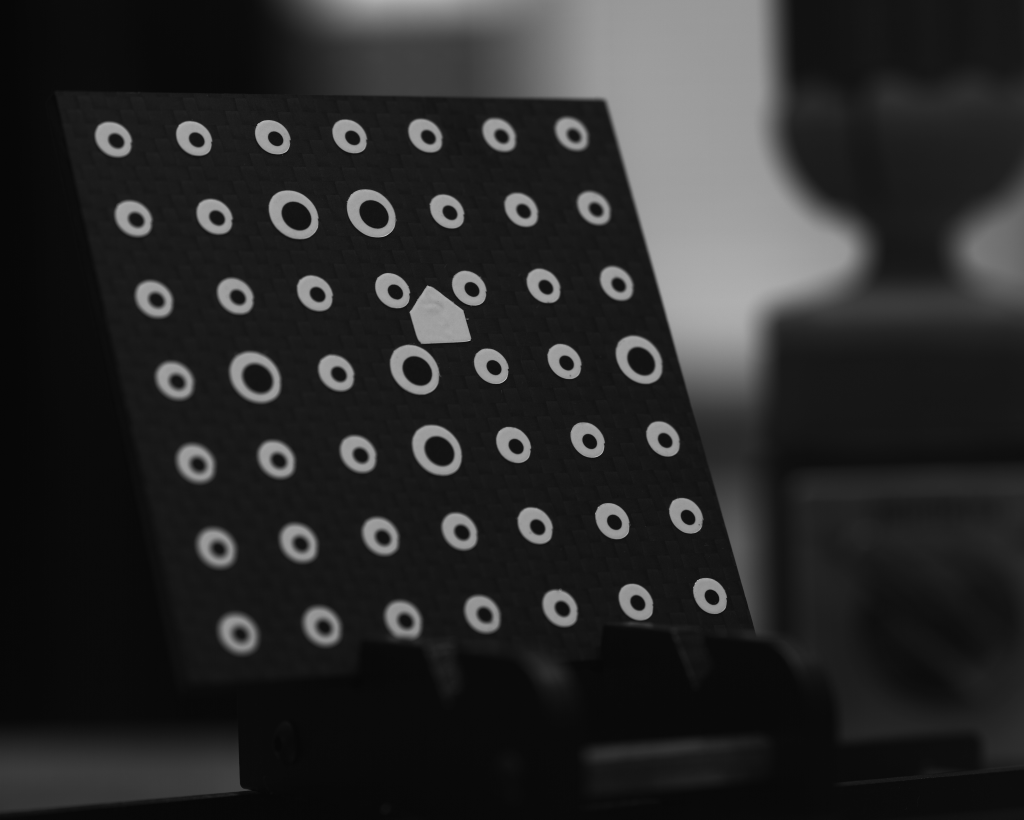
#> input picture data/calibrate/imgs/leftcamera/Cam2_2.jpg, 5120 x 4096 px (shown at 1/5 size)
$ jupyter execute annotation_calibration.ipynb   (older library calls are emulated)
#> lines starting #> are read from the running program, lines starting #| are printed output that depends on the picture; long printed decimals are rounded
[cell 1]
import cv2
import csv
import numpy as np

[cell 2]
def read_points_from_csv(file_path):
#> called with file_path = 'img2_pair.csv'
    points1 = []
    points2 = []

    with open(file_path, 'r') as file:
#> (reads notebooks/img2_pair.csv from the repository)
        reader = csv.reader(file)
        next(reader)

        for row in reader:

            x1, y1, x2, y2, _ = map(float, row)

            points1.append([x1, y1])
            points2.append([x2, y2])

    return np.array(points1, dtype=np.float32), np.array(points2, dtype=np.float32)


csv_file = 'img2_pair.csv'
right_points1, left_points2 = read_points_from_csv(csv_file)

print("Точки:\n", right_points1[0])

[cell 3]
BOARD_SIZE = (7,7)
SQUARE_SIZE = 9.6
objpoints = np.zeros((BOARD_SIZE[0]*BOARD_SIZE[1], 3), np.float32)
objpoints[:,:2] = np.mgrid[0:BOARD_SIZE[0], 0:BOARD_SIZE[1]].T.reshape(-1,2)
objpoints *= SQUARE_SIZE

[cell 4]
img_left = cv2.imread('../data/calibrate/imgs/leftcamera/Cam2_2.jpg',cv2.COLOR_BGR2GRAY)
#> img_left is the input picture: shape (4096, 5120); min 2, max 255, mean 41.7
img_right = cv2.imread('../data/calibrate/imgs/rightcamera/Cam1_2.jpg',cv2.COLOR_BGR2GRAY)
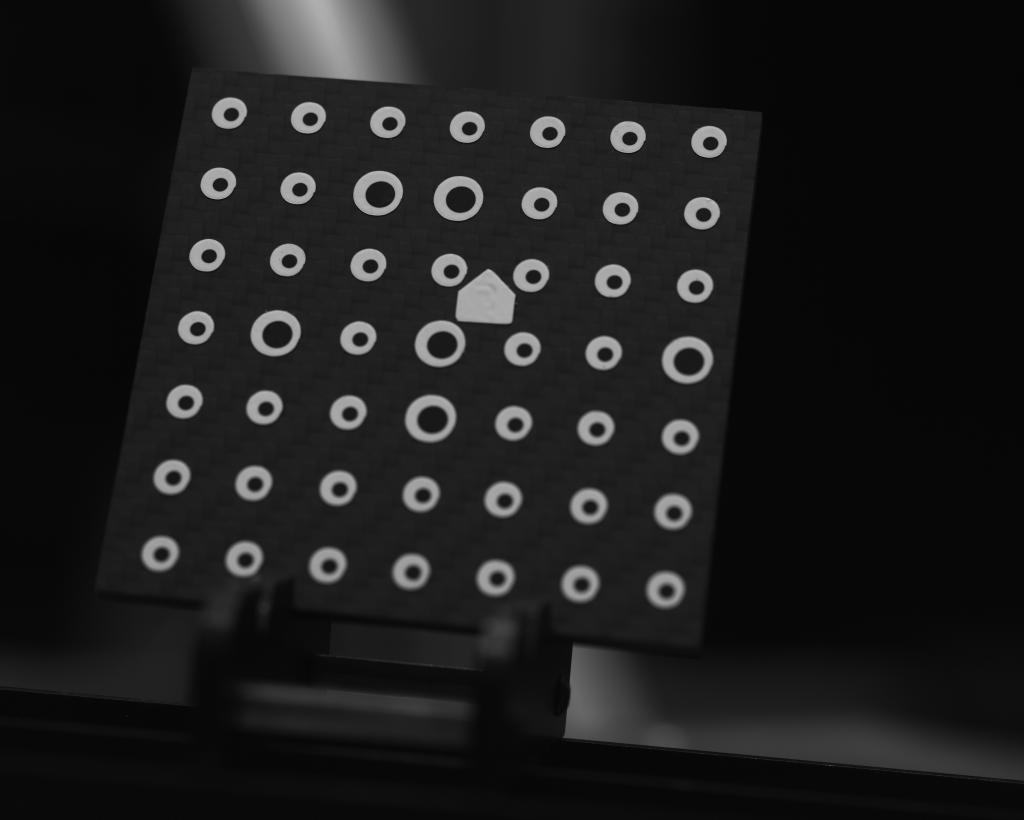
#> input picture data/calibrate/imgs/rightcamera/Cam1_2.jpg, 5120 x 4096 px (shown at 1/5 size)
#> img_right is the input picture: shape (4096, 5120); min 0, max 244, mean 28.5

height, width = img_right.shape[:2]
#> height = 4096; width = 5120

criteria = (cv2.TERM_CRITERIA_EPS + cv2.TERM_CRITERIA_MAX_ITER, 1000, 0.001)

right_points1 = cv2.cornerSubPix(img_right, right_points1, (4,4), (-1,-1), criteria)
#> right_points1 = 49 pairs, first value 804 to 3555, second value 570 to 2957
left_points2 = cv2.cornerSubPix(img_left, left_points2, (4,4), (-1,-1), criteria)
#> left_points2 = 49 pairs, first value 584 to 3563.4, second value 673.4 to 3168


H, _ = cv2.findHomography(left_points2, right_points1)
#> H = [[0.919, -0.373, 867.2], [0.0508, 0.862, -71.05], [-3.07e-05, 5.74e-06, 1]]

ret1, mtx1, dist1, rvecs1, tvecs1 = cv2.calibrateCamera([objpoints], [left_points2], img_left.shape[::-1], None,None, flags=0)
#> ret1 = 4.34; mtx1 = [[20096.7, 0, 2562.8], [0, 21211.4, 2019.8], [0, 0, 1]]; dist1 = [[1.52, -233.3, -0.0225, -0.0156, 9299.9]]; rvecs1 = ([1.89, 1.59, -0.0168],); tvecs1 = ([-43.47, -27.4, 445.5],)
ret2, mtx2, dist2, rvecs2, tvecs2 = cv2.calibrateCamera([objpoints], [right_points1], img_right.shape[::-1], None,None, flags=0)
#> ret2 = 4.65; mtx2 = [[24100.4, 0, 2933.8], [0, 25626.3, 3296.9], [0, 0, 1]]; dist2 = [[1.88, -123.5, 0.0539, 0.0253, 3384.5]]; rvecs2 = ([1.87, 2.05, -0.549],); tvecs2 = ([-42.72, -61.82, 574.7],)

newmtx_left, roi_left = cv2.getOptimalNewCameraMatrix(mtx1,dist1,(width,height),1,(width,height))
#> newmtx_left = [[20149.2, 0, 2548], [0, 21182.6, 2004.7], [0, 0, 1]]; roi_left = (73, 67, 4971, 3956)
newmtx_right, roi_rigth = cv2.getOptimalNewCameraMatrix(mtx2,dist2,(width,height),1,(width,height))
#> newmtx_right = [[24179.7, 0, 2951.7], [0, 25454.8, 3307.5], [0, 0, 1]]; roi_rigth = (46, 54, 5056, 4018)

criteria = (cv2.TERM_CRITERIA_EPS + cv2.TERM_CRITERIA_MAX_ITER, 1000, 1e-5)
flags = 0
flags |= cv2.CALIB_FIX_INTRINSIC

ret, _, _, _, _, R, T, E, F = cv2.stereoCalibrate([objpoints], [left_points2], [right_points1], mtx1, dist1, mtx2, dist2, img_left.shape[::-1], criteria=criteria, flags=flags)
#> ret = 4.49; R = [[0.839, -0.111, 0.532], [0.105, 0.994, 0.043], [-0.533, 0.0195, 0.846]]; T = [-246.3, -49.21, 175.3]; E = [[7.92, -175.2, -49.15], [15.79, -14.71, 301.6], [15.56, -250.2, 15.59]]; F = [[5.86e-09, -1.23e-07, -0.000498], [1.1e-08, -9.7e-09, 0.00421], [0.000224, -0.00384, 1]]

print("Результат калибровки:")
print(f"error left: {ret1}")
#| error left: 4.337
print(f"error right: {ret2}")
#| error right: 4.647
print(f"error stereo: {ret}")
#| error stereo: 4.495
print(f"H: {H}")
#| H: [[ 9.18905504e-01 -3.72904352e-01  8.67177820e+02]
#|  [ 5.07769716e-02  8.61656907e-01 -7.10459019e+01]
#|  [-3.07451058e-05  5.73756894e-06  1.00000000e+00]]
print(f"R: {R}")
#| R: [[ 0.8394 -0.1113  0.532]
#|  [ 0.1045  0.9936  0.04299]
#|  [-0.5334  0.01953  0.8456]]
print(f"T: {T}")
#| T: [[-246.296]
#|  [ -49.205]
#|  [ 175.339]]
print(f"Intrinsic left: {mtx1}")
#| Intrinsic left: [[2.00967174e+04 0.00000000e+00 2.56278759e+03]
#|  [0.00000000e+00 2.12113832e+04 2.01981291e+03]
#|  [0.00000000e+00 0.00000000e+00 1.00000000e+00]]
print(f"Intrinsic right: {mtx2}")
#| Intrinsic right: [[2.41004408e+04 0.00000000e+00 2.93376915e+03]
#|  [0.00000000e+00 2.56263289e+04 3.29688606e+03]
#|  [0.00000000e+00 0.00000000e+00 1.00000000e+00]]
print(f"T vec left: {tvecs1}")
#| T vec left: (array([[-43.467],
#|        [-27.400],
#|        [445.479]]),)
print(f"T vec right: {tvecs2}")
#| T vec right: (array([[-42.715],
#|        [-61.822],
#|        [574.698]]),)

[cell 5]
img_left = cv2.imread('../data/calibrate/imgs/leftcamera/Cam2_2.jpg', cv2.IMREAD_GRAYSCALE)
img_right = cv2.imread('../data/calibrate/imgs/rightcamera/Cam1_2.jpg', cv2.IMREAD_GRAYSCALE)

image_size = img_left.shape[::-1]
#> image_size = (5120, 4096)


R1, R2, P1, P2, Q, _, _ = cv2.stereoRectify(mtx1, dist1, mtx2, dist2, image_size, R, T, alpha=0)
#> R1 = [[0.997, 0.0589, -0.0493], [-0.059, 0.998, 0.00075], [0.0493, 0.00216, 0.999]]; R2 = [[0.804, 0.161, -0.572], [-0.16, 0.986, 0.0516], [0.573, 0.0502, 0.818]]; P1 = [[70858.9, 0, 11885.9, 0], [0, 70858.9, 1918.6, 0], [0, 0, 1, 0]]; P2 = [[70858.9, 0, 11885.9, -21704899.5], [0, 70858.9, 1918.6, 0], [0, 0, 1, 0]]; Q = [[1, 0, 0, -11885.9], [0, 1, 0, -1918.6], [0, 0, 0, 70858.9], [0, 0, 0.00326, 0]]

map1x, map1y = cv2.initUndistortRectifyMap(mtx1, dist1, R1, P1, image_size, cv2.CV_32FC1)
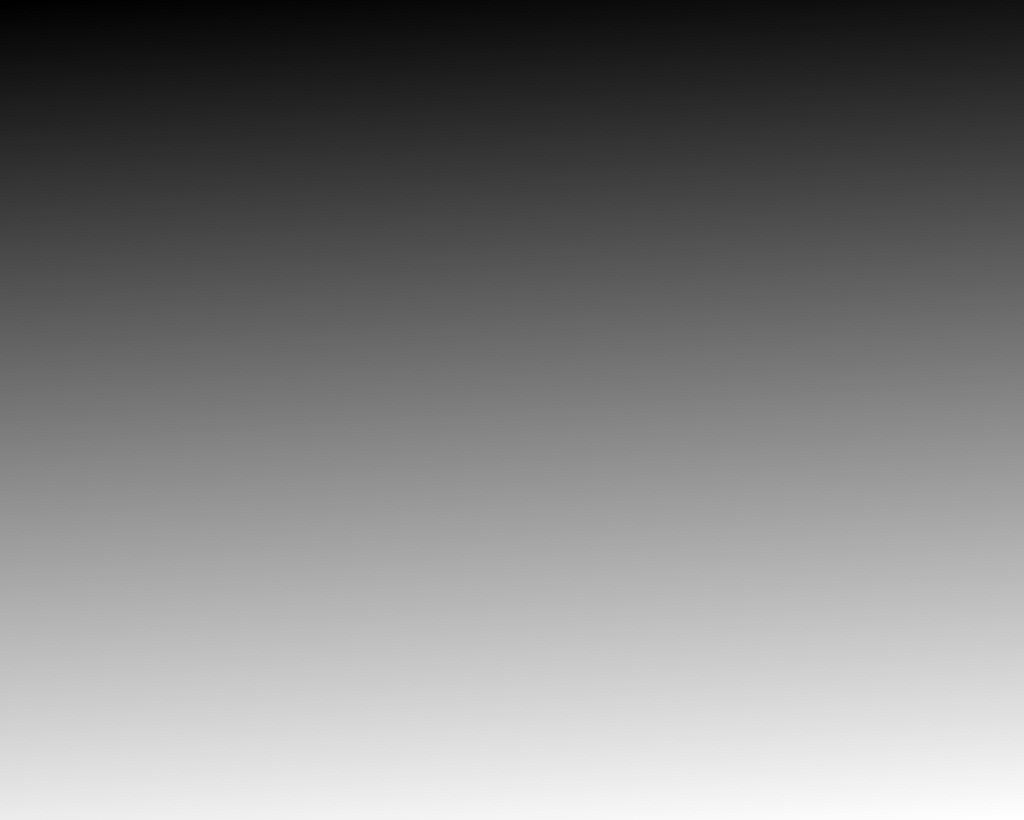
#> map1y: shape (4096, 5120) float32 (shown at 1/5 size); min 1276.1, max 2594.9, mean 1936; drawn with min black and max white
map2x, map2y = cv2.initUndistortRectifyMap(mtx2, dist2, R2, P2, image_size, cv2.CV_32FC1)
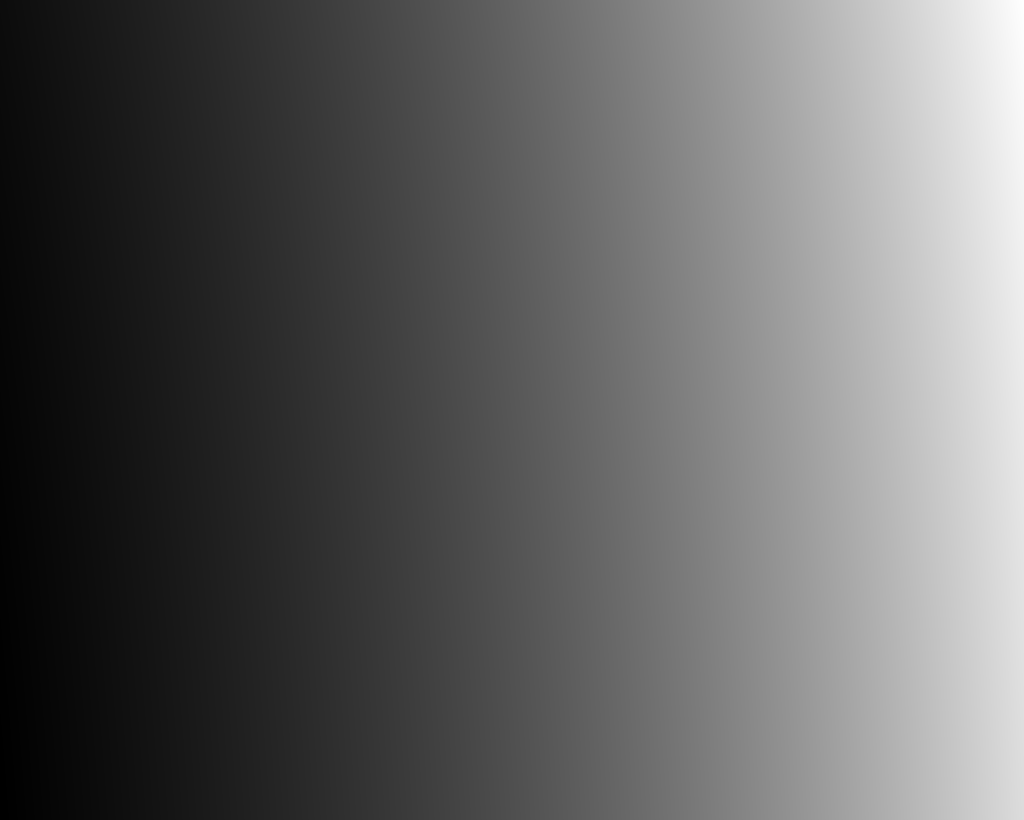
#> map2x: shape (4096, 5120) float32 (shown at 1/5 size); min 396022.2, max 1511695.9, mean 827430.4; drawn with min black and max white
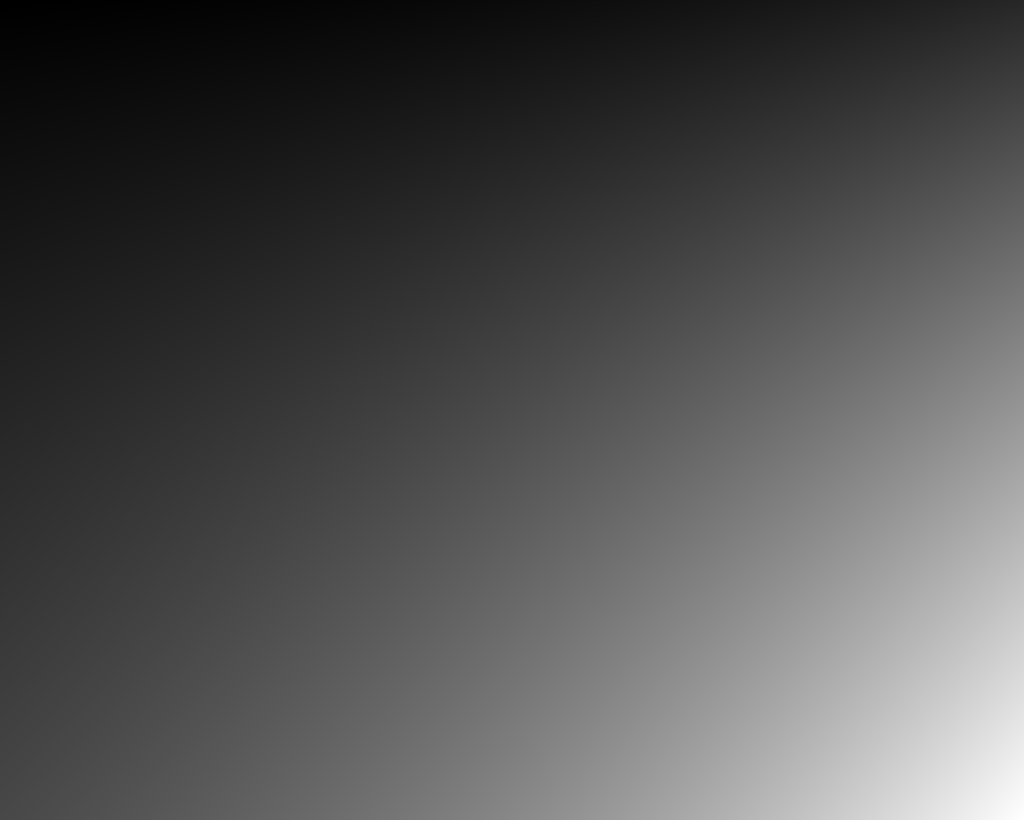
#> map2y: shape (4096, 5120) float32 (shown at 1/5 size); min -30.29, max 195445.2, mean 62176.2; drawn with min black and max white


rectified_left = cv2.remap(img_left, map1x, map1y, cv2.INTER_LINEAR)
rectified_right = cv2.remap(img_right, map2x, map2y, cv2.INTER_LINEAR)
#> rectified_right: shape (4096, 5120); every value is 0

num_disparities = 16 * 1
block_size = 15


stereo = cv2.StereoSGBM_create(blockSize=block_size,
                               numDisparities=num_disparities)

disparity_map = stereo.compute(rectified_left, rectified_right).astype(np.float32) / 16.0
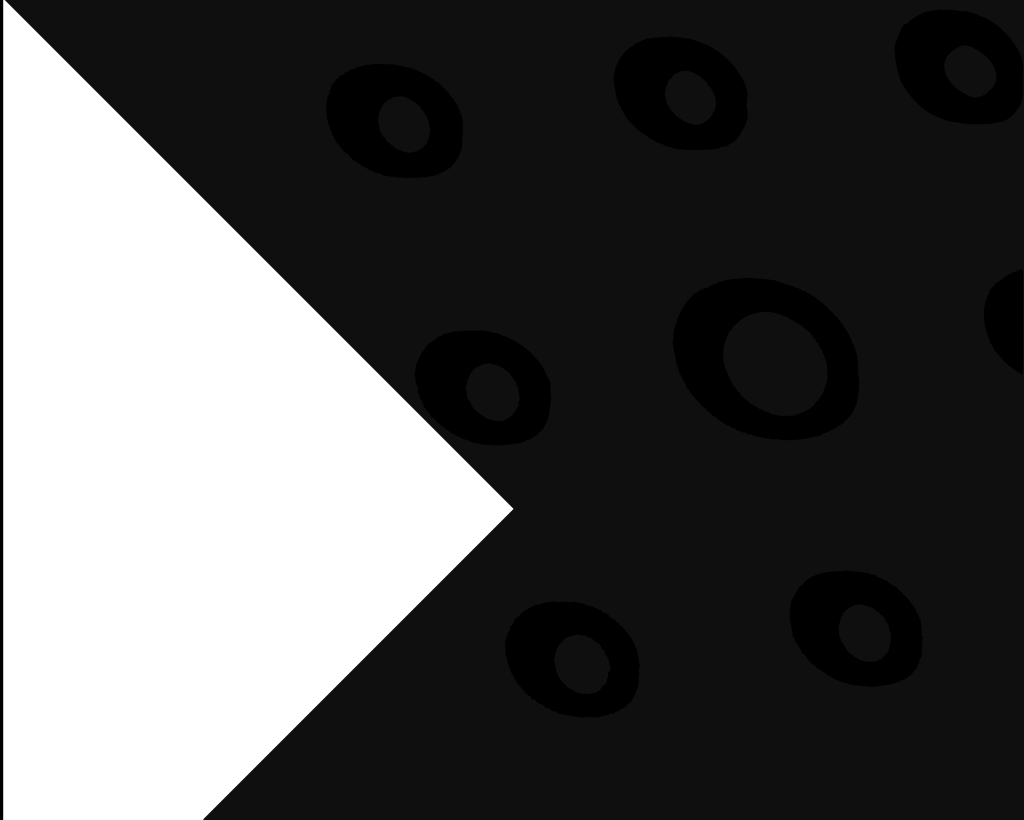
#> disparity_map: shape (4096, 5120) float32 (shown at 1/5 size); min -1, max 15, mean 4.2; drawn with min black and max white
disparity_visual = cv2.normalize(disparity_map, None, 0, 255, cv2.NORM_MINMAX)
disparity_visual = np.uint8(disparity_visual)

disparity_visual_resize = cv2.resize(rectified_right,(720,480))
#> disparity_visual_resize: shape (480, 720); every value is 0
cv2.imshow('Disparity Map', disparity_visual_resize)
cv2.waitKey(0)
cv2.destroyAllWindows()
depth_map = cv2.reprojectImageTo3D(disparity_map, Q)
#> depth_map: shape (4096, 5120, 3) float32; 61.7% of the values are NaN or infinite; the others: min -21704900, max 3640791.2, mean -1286016.9

[cell 6]
from mpl_toolkits.axes_grid1 import ImageGrid
import matplotlib.pyplot as plt
def DisplayImagePoints(path, imgpoints):
    img = cv2.imread(path)
    img = cv2.cvtColor(img, cv2.COLOR_BGR2RGB)
    img = cv2.drawChessboardCorners(img, BOARD_SIZE, imgpoints, True)
    return img

example_image_left = DisplayImagePoints('../data/calibrate/imgs/leftcamera/Cam2_2.jpg', left_points2)
example_image_right = DisplayImagePoints('../data/calibrate/imgs/rightcamera/Cam1_2.jpg', right_points1)

fig = plt.figure(figsize=(20,20))
grid = ImageGrid(fig, 111, nrows_ncols=(1, 2), axes_pad=0.1)

for ax, im in zip(grid, [example_image_left, example_image_right]):
    ax.imshow(im)
    ax.axis('off')
#> this loop made 2 passes
